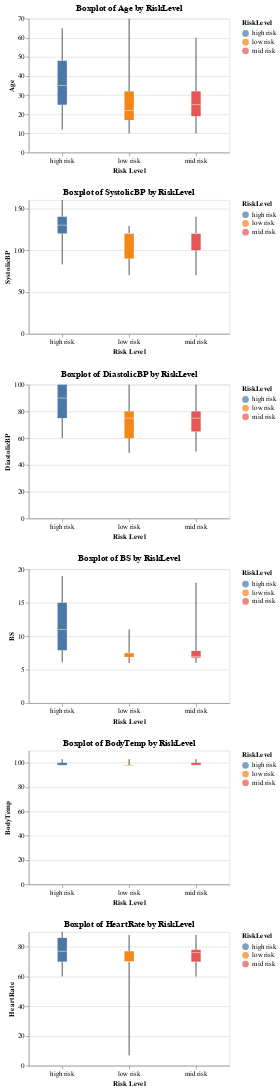

The code cell stored with this chart in its notebook:
### Code cell
columns = [col for col in df.columns.tolist() if col != 'RiskLevel']

boxplots = [
    alt.Chart(df).mark_boxplot(extent = 'min-max').encode(
        x = alt.X('RiskLevel:N', title = 'Risk Level', axis = alt.Axis(labelAngle = 0)),
        y = alt.Y(f'{col}:Q', title = col),
        color = 'RiskLevel:N'
    ).properties(
        title = f'Boxplot of {col} by RiskLevel',
        width = 300,
        height = 200
    )
    for col in columns
]

final_chart = alt.vconcat(*boxplots).resolve_scale(
    color = 'independent',
    y = 'independent'
)

final_chart

### Figure 1 — Vega-Lite specification as saved in the notebook (floating-point values rounded to 4 significant figures; data arrays with more than 128 entries replaced by an {"elided": "..."} marker saying what was removed)
{"config": {"view": {"continuousWidth": 300, "continuousHeight": 300}}, "vconcat": [{"mark": {"type": "boxplot", "extent": "min-max"}, "encoding": {"color": {"field": "RiskLevel", "type": "nominal"}, "x": {"axis": {"labelAngle": 0}, "field": "RiskLevel", "title": "Risk Level", "type": "nominal"}, "y": {"field": "Age", "title": "Age", "type": "quantitative"}}, "height": 200, "title": "Boxplot of Age by RiskLevel", "width": 300}, {"mark": {"type": "boxplot", "extent": "min-max"}, "encoding": {"color": {"field": "RiskLevel", "type": "nominal"}, "x": {"axis": {"labelAngle": 0}, "field": "RiskLevel", "title": "Risk Level", "type": "nominal"}, "y": {"field": "SystolicBP", "title": "SystolicBP", "type": "quantitative"}}, "height": 200, "title": "Boxplot of SystolicBP by RiskLevel", "width": 300}, {"mark": {"type": "boxplot", "extent": "min-max"}, "encoding": {"color": {"field": "RiskLevel", "type": "nominal"}, "x": {"axis": {"labelAngle": 0}, "field": "RiskLevel", "title": "Risk Level", "type": "nominal"}, "y": {"field": "DiastolicBP", "title": "DiastolicBP", "type": "quantitative"}}, "height": 200, "title": "Boxplot of DiastolicBP by RiskLevel", "width": 300}, {"mark": {"type": "boxplot", "extent": "min-max"}, "encoding": {"color": {"field": "RiskLevel", "type": "nominal"}, "x": {"axis": {"labelAngle": 0}, "field": "RiskLevel", "title": "Risk Level", "type": "nominal"}, "y": {"field": "BS", "title": "BS", "type": "quantitative"}}, "height": 200, "title": "Boxplot of BS by RiskLevel", "width": 300}, {"mark": {"type": "boxplot", "extent": "min-max"}, "encoding": {"color": {"field": "RiskLevel", "type": "nominal"}, "x": {"axis": {"labelAngle": 0}, "field": "RiskLevel", "title": "Risk Level", "type": "nominal"}, "y": {"field": "BodyTemp", "title": "BodyTemp", "type": "quantitative"}}, "height": 200, "title": "Boxplot of BodyTemp by RiskLevel", "width": 300}, {"mark": {"type": "boxplot", "extent": "min-max"}, "encoding": {"color": {"field": "RiskLevel", "type": "nominal"}, "x": {"axis": {"labelAngle": 0}, "field": "RiskLevel", "title": "Risk Level", "type": "nominal"}, "y": {"field": "HeartRate", "title": "HeartRate", "type": "quantitative"}}, "height": 200, "title": "Boxplot of HeartRate by RiskLevel", "width": 300}], "data": {"name": "data-8e1728ec6bfb2985644aa619598ef957"}, "resolve": {"scale": {"color": "independent", "y": "independent"}}, "$schema": "https://vega.github.io/schema/vega-lite/v5.15.1.json", "datasets": {"data-8e1728ec6bfb2985644aa619598ef957": {"elided": "1014 records"}}}
